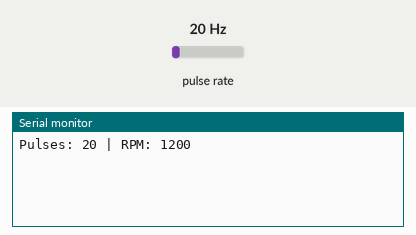
The sketch below on a simulated ESP32. Parts: the last lines printed to the serial monitor. Wiring (inferred from the names in the program): pulse sensor: data GPIO 27. The test bench sets the inputs (shaded band); at power-on: pulse rate 20 Hz.

Above: at 1.2 s.
1.3 s: pulse rate (sensor on GPIO 27) set to 4 Hz
At 2.6 s:
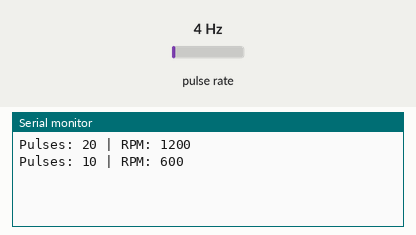
2.8 s: pulse rate (sensor on GPIO 27) set to 50 Hz
At 3.8 s:
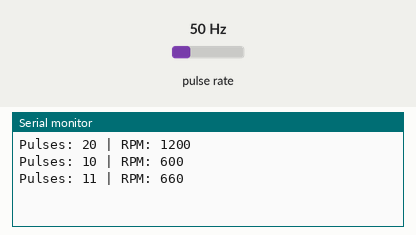
Timing chart, 0 to 5.8 s (numbered marks = the images above; inputs shaded):
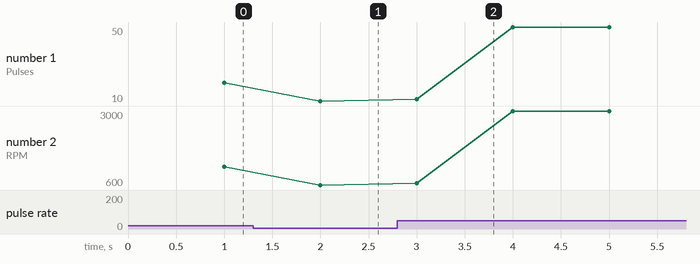

Measured:
- after the input at 1.3 s, the serial monitor: prints a new line after 0.70 s (image 1)
- after the input at 2.8 s, the serial monitor: prints a new line after 0.20 s (image 2)
- plotted number 1: 20 → 10 after the input at 1.3 s, 10 → 50 after the input at 2.8 s
- plotted number 2: 1200 → 600 after the input at 1.3 s, 600 → 3000 after the input at 2.8 s

The sketch:

04_banc_capteur_vitesse.ino
```cpp
/*
 * 04_banc_capteur_vitesse
 * Projet Bateau autopiloté · Année 2 (2025-2026) · Banc de test EEE & MIA
 * Auteur : William JUNIOR-ABO
 *
 * Test 4 — Capteur de vitesse (fourche optique LM393) : comptage des impulsions par interruption,
 * calcul des tr/min sur 1 s. Résultat : vitesse de rotation du moteur mesurée.
 *
 * Source : rapport individuel « Test bench — Report MIA & EEE » (capture du code).
 * La capture s'arrête après l'affichage : la remise à zéro du compteur est complétée.
 */
#define SENSOR_PIN 27

volatile int pulses = 0;

void IRAM_ATTR countPulse() {
  pulses++;
}

void setup() {
  Serial.begin(115200);
  pinMode(SENSOR_PIN, INPUT);
  attachInterrupt(digitalPinToInterrupt(SENSOR_PIN), countPulse, FALLING);
}

void loop() {
  delay(1000);

  int rpm = pulses * 60;  // 1 pulse per rotation assumed

  Serial.print("Pulses: ");
  Serial.print(pulses);
  Serial.print(" | RPM: ");
  Serial.println(rpm);

  pulses = 0;  // --- complété : nouvelle fenêtre de mesure ---
}
```
